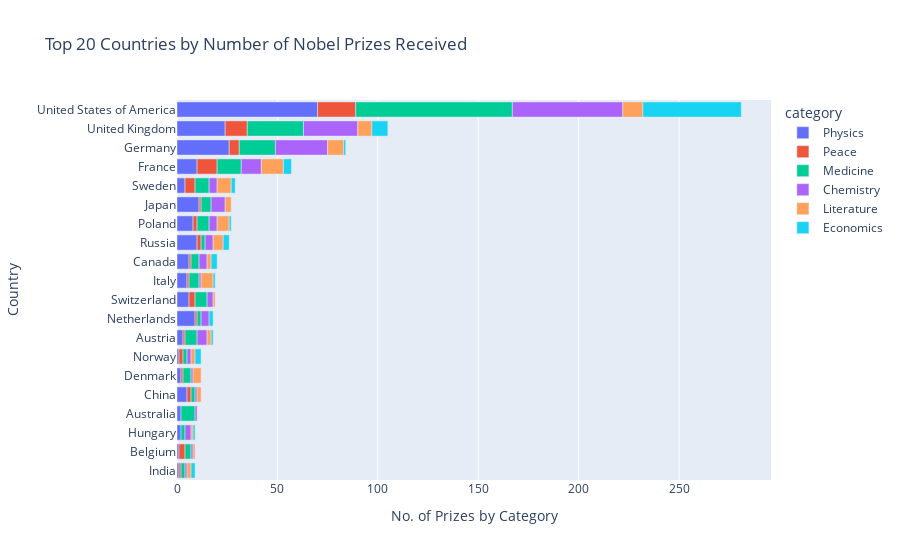

The notebook cell this image was saved under:
### Code cell
cat_country_bar = px.bar(merged_df, x='cat_prize', y='birth_country_current',
                         color='category', orientation='h', title='Top 20 Countries by Number of Nobel Prizes Received')

cat_country_bar.update_layout(xaxis_title='No. of Prizes by Category',
                              yaxis_title = 'Country')

cat_country_bar.show()

### Figure 1 — Plotly figure (JSON) as saved in the notebook; plotly's stock layout.template omitted (floating-point values rounded to 4 significant figures)
{"data": [{"alignmentgroup": "True", "hovertemplate": "category=Physics<br>cat_prize=%{x}<br>birth_country_current=%{y}<extra></extra>", "legendgroup": "Physics", "marker": {"color": "#636efa", "pattern": {"shape": ""}}, "name": "Physics", "offsetgroup": "Physics", "orientation": "h", "showlegend": true, "textposition": "auto", "type": "bar", "x": [1, 1, 2, 2, 5, 2, 1, 3, 9, 6, 5, 6, 10, 8, 11, 4, 10, 26, 24, 70], "xaxis": "x", "y": ["India", "Belgium", "Hungary", "Australia", "China", "Denmark", "Norway", "Austria", "Netherlands", "Switzerland", "Italy", "Canada", "Russia", "Poland", "Japan", "Sweden", "France", "Germany", "United Kingdom", "United States of America"], "yaxis": "y"}, {"alignmentgroup": "True", "hovertemplate": "category=Peace<br>cat_prize=%{x}<br>birth_country_current=%{y}<extra></extra>", "legendgroup": "Peace", "marker": {"color": "#EF553B", "pattern": {"shape": ""}}, "name": "Peace", "offsetgroup": "Peace", "orientation": "h", "showlegend": true, "textposition": "auto", "type": "bar", "x": [1, 3, 2, 1, 2, 1, 1, 1, 3, 1, 2, 1, 2, 5, 10, 5, 11, 19], "xaxis": "x", "y": ["India", "Belgium", "China", "Denmark", "Norway", "Austria", "Netherlands", "Italy", "Switzerland", "Canada", "Russia", "Japan", "Poland", "Sweden", "France", "Germany", "United Kingdom", "United States of America"], "yaxis": "y"}, {"alignmentgroup": "True", "hovertemplate": "category=Medicine<br>cat_prize=%{x}<br>birth_country_current=%{y}<extra></extra>", "legendgroup": "Medicine", "marker": {"color": "#00cc96", "pattern": {"shape": ""}}, "name": "Medicine", "offsetgroup": "Medicine", "orientation": "h", "showlegend": true, "textposition": "auto", "type": "bar", "x": [3, 2, 2, 7, 4, 2, 2, 6, 2, 6, 5, 4, 2, 6, 5, 7, 12, 18, 28, 78], "xaxis": "x", "y": ["Belgium", "Hungary", "India", "Australia", "Denmark", "China", "Norway", "Austria", "Netherlands", "Switzerland", "Italy", "Canada", "Russia", "Poland", "Japan", "Sweden", "France", "Germany", "United Kingdom", "United States of America"], "yaxis": "y"}, {"alignmentgroup": "True", "hovertemplate": "category=Chemistry<br>cat_prize=%{x}<br>birth_country_current=%{y}<extra></extra>", "legendgroup": "Chemistry", "marker": {"color": "#ab63fa", "pattern": {"shape": ""}}, "name": "Chemistry", "offsetgroup": "Chemistry", "orientation": "h", "showlegend": true, "textposition": "auto", "type": "bar", "x": [1, 3, 1, 1, 1, 1, 2, 5, 4, 1, 3, 4, 4, 7, 4, 4, 10, 26, 27, 55], "xaxis": "x", "y": ["Belgium", "Hungary", "India", "Australia", "China", "Denmark", "Norway", "Austria", "Netherlands", "Italy", "Switzerland", "Canada", "Russia", "Japan", "Poland", "Sweden", "France", "Germany", "United Kingdom", "United States of America"], "yaxis": "y"}, {"alignmentgroup": "True", "hovertemplate": "category=Literature<br>cat_prize=%{x}<br>birth_country_current=%{y}<extra></extra>", "legendgroup": "Literature", "marker": {"color": "#FFA15A", "pattern": {"shape": ""}}, "name": "Literature", "offsetgroup": "Literature", "orientation": "h", "showlegend": true, "textposition": "auto", "type": "bar", "x": [1, 1, 2, 2, 2, 4, 2, 1, 6, 2, 5, 3, 6, 7, 11, 8, 7, 10], "xaxis": "x", "y": ["Belgium", "Hungary", "India", "Norway", "China", "Denmark", "Austria", "Switzerland", "Italy", "Canada", "Russia", "Japan", "Poland", "Sweden", "France", "Germany", "United Kingdom", "United States of America"], "yaxis": "y"}, {"alignmentgroup": "True", "hovertemplate": "category=Economics<br>cat_prize=%{x}<br>birth_country_current=%{y}<extra></extra>", "legendgroup": "Economics", "marker": {"color": "#19d3f3", "pattern": {"shape": ""}}, "name": "Economics", "offsetgroup": "Economics", "orientation": "h", "showlegend": true, "textposition": "auto", "type": "bar", "x": [1, 2, 3, 1, 2, 1, 3, 3, 1, 2, 4, 1, 8, 49], "xaxis": "x", "y": ["Hungary", "India", "Norway", "Austria", "Netherlands", "Italy", "Canada", "Russia", "Poland", "Sweden", "France", "Germany", "United Kingdom", "United States of America"], "yaxis": "y"}], "layout": {"barmode": "relative", "legend": {"title": {"text": "category"}, "tracegroupgap": 0}, "title": {"text": "Top 20 Countries by Number of Nobel Prizes Received"}, "xaxis": {"anchor": "y", "domain": [0, 1], "title": {"text": "No. of Prizes by Category"}}, "yaxis": {"anchor": "x", "domain": [0, 1], "title": {"text": "Country"}}}}
